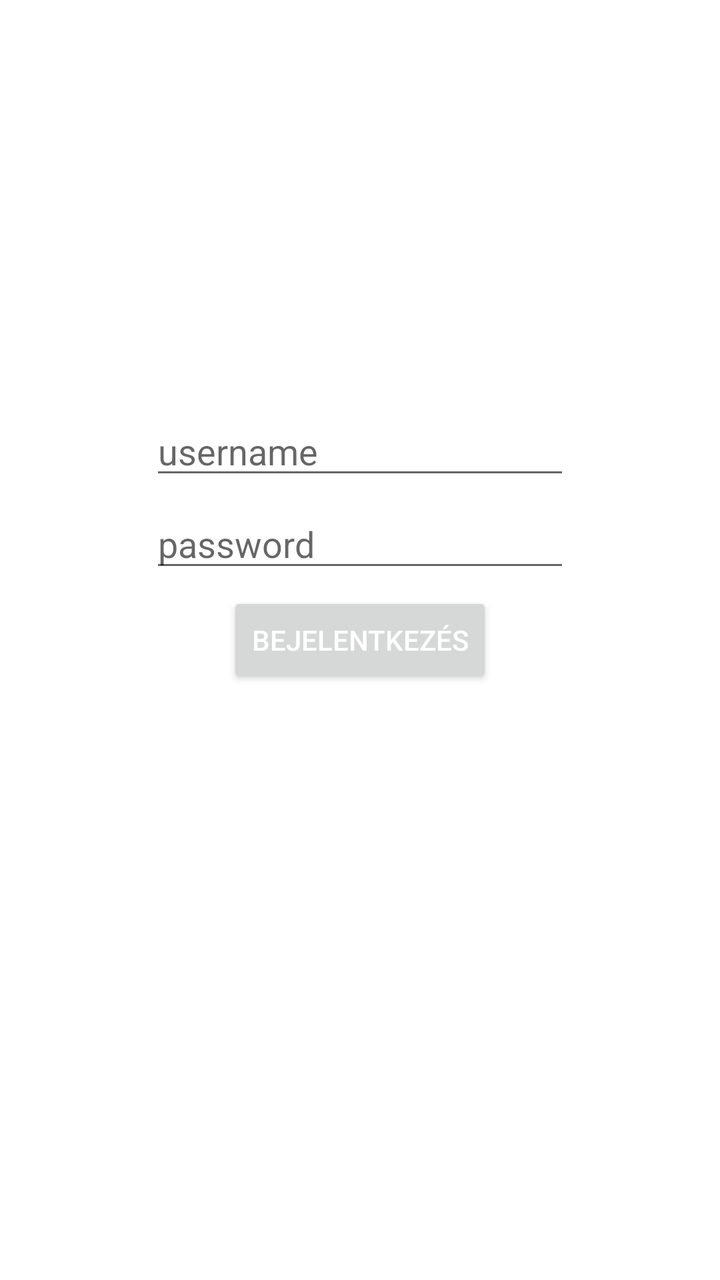
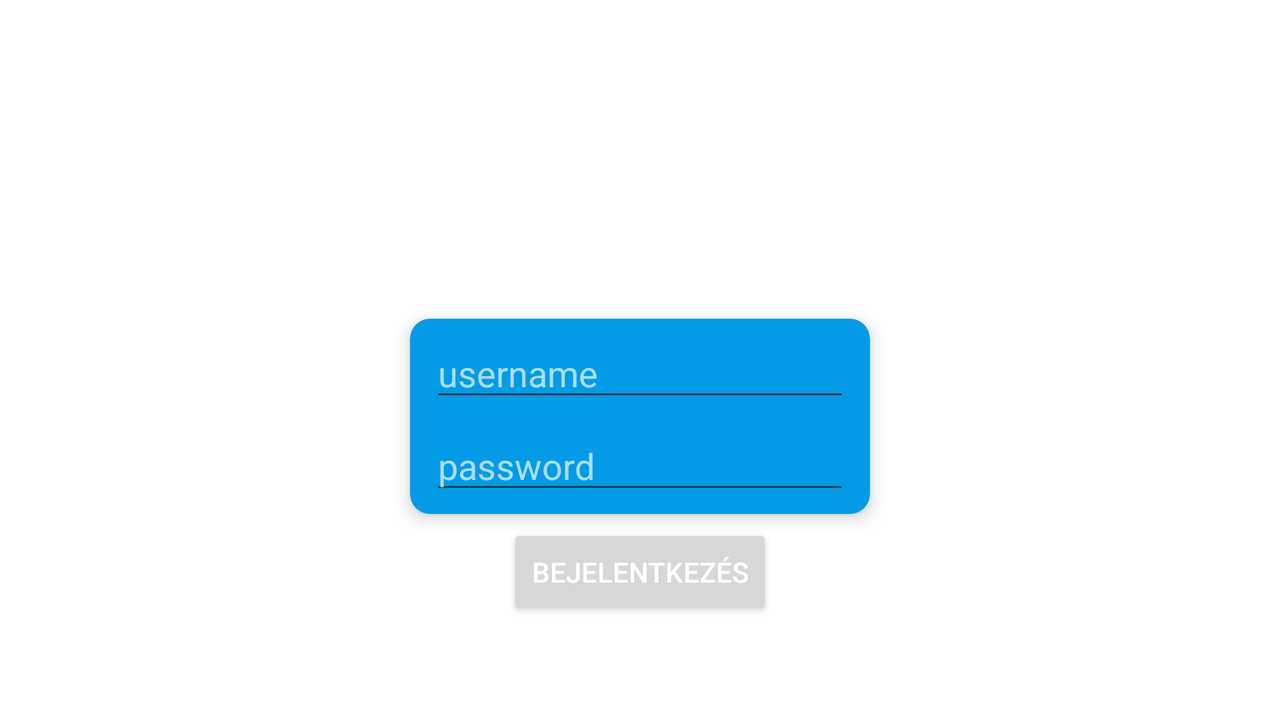

First picture: res/layout/ on a phone held upright. Second picture: the repository's own variant of that layout, on a device whose configuration matches the variant's folder. Source for both follows.
<!-- AndroidManifest.xml: application theme Theme.Allatsimogato -->
<!-- res/layout/activity_main.xml -->
<?xml version="1.0" encoding="utf-8"?>
<androidx.constraintlayout.widget.ConstraintLayout xmlns:android="http://schemas.android.com/apk/res/android"
    xmlns:app="http://schemas.android.com/apk/res-auto"
    xmlns:tools="http://schemas.android.com/tools"
    android:id="@+id/mainConstraintLayout"
    android:layout_width="match_parent"
    android:layout_height="match_parent"
    tools:context=".MainActivity">

    <EditText
        android:id="@+id/usernameTextView"
        android:layout_width="wrap_content"
        android:layout_height="wrap_content"
        android:layout_marginBottom="5dp"
        android:ems="10"
        android:hint="username"
        android:inputType="text"
        app:layout_constraintBottom_toTopOf="@+id/passwordTextView"
        app:layout_constraintEnd_toEndOf="parent"
        app:layout_constraintStart_toStartOf="parent" />

    <EditText
        android:id="@+id/passwordTextView"
        android:layout_width="wrap_content"
        android:layout_height="wrap_content"
        android:layout_marginBottom="5dp"
        android:ems="10"
        android:hint="password"
        android:inputType="textPassword"
        app:layout_constraintBottom_toTopOf="@+id/loginButton"
        app:layout_constraintEnd_toEndOf="parent"
        app:layout_constraintStart_toStartOf="parent" />

    <Button
        android:id="@+id/loginButton"
        android:layout_width="wrap_content"
        android:layout_height="wrap_content"
        android:onClick="onLoginButtonPressed"
        android:text="Bejelentkezés"
        android:textColor="#FFFFFF"
        app:layout_constraintBottom_toBottomOf="parent"
        app:layout_constraintEnd_toEndOf="parent"
        app:layout_constraintStart_toStartOf="parent"
        app:layout_constraintTop_toTopOf="parent" />
</androidx.constraintlayout.widget.ConstraintLayout>
<!-- resources referenced by this layout -->
<resources>
  <style name="Theme.Allatsimogato" parent="Theme.MaterialComponents.DayNight.DarkActionBar">
          
          <item name="colorPrimary">@color/black</item>
          <item name="colorPrimaryVariant">@color/black</item>
          <item name="colorOnPrimary">@color/white</item>
          
          <item name="colorSecondary">@color/gray</item>
          <item name="colorSecondaryVariant">@color/gray</item>
          <item name="colorOnSecondary">@color/black</item>
          
          <item name="android:statusBarColor" tools:targetApi="l">?attr/colorPrimaryVariant</item>
          
      </style>
  <color name="black">#FF000000</color>
  <color name="white">#FFFFFFFF</color>
  <color name="gray">#9E9E9E</color>
</resources>
<!-- res/layout-land/activity_main.xml (the author's variant of the layout above) -->
<!-- drawn on the phone turned sideways -->
<?xml version="1.0" encoding="utf-8"?>
<androidx.constraintlayout.widget.ConstraintLayout xmlns:android="http://schemas.android.com/apk/res/android"
    xmlns:app="http://schemas.android.com/apk/res-auto"
    xmlns:tools="http://schemas.android.com/tools"
    android:id="@+id/mainConstraintLayout"
    android:layout_width="match_parent"
    android:layout_height="match_parent"
    tools:context=".MainActivity">

    <androidx.cardview.widget.CardView
        android:id="@+id/userPassCardView"
        android:layout_width="wrap_content"
        android:layout_height="wrap_content"
        android:layout_marginBottom="5dp"
        app:cardBackgroundColor="@color/light_blue_600"
        app:cardCornerRadius="10dp"
        app:cardElevation="5dp"
        app:layout_constraintBottom_toTopOf="@+id/loginButton"
        app:layout_constraintEnd_toEndOf="parent"
        app:layout_constraintStart_toStartOf="parent">

        <androidx.constraintlayout.widget.ConstraintLayout
            android:id="@+id/userPassConstraintLayout"
            android:layout_width="match_parent"
            android:layout_height="match_parent">

            <EditText
                android:id="@+id/usernameTextView"
                android:layout_width="wrap_content"
                android:layout_height="wrap_content"
                android:layout_marginTop="5dp"
                android:layout_marginBottom="5dp"
                android:ems="10"
                android:hint="username"
                android:inputType="text"
                android:textColor="#FFFFFF"
                android:textColorHint="#A9FFFFFF"
                app:layout_constraintBottom_toTopOf="@id/passwordTextView"
                app:layout_constraintEnd_toEndOf="@+id/passwordTextView"
                app:layout_constraintStart_toStartOf="@+id/passwordTextView"
                app:layout_constraintTop_toTopOf="parent" />

            <EditText
                android:id="@+id/passwordTextView"
                android:layout_width="wrap_content"
                android:layout_height="wrap_content"
                android:layout_marginStart="10dp"
                android:layout_marginEnd="10dp"
                android:layout_marginBottom="5dp"
                android:ems="10"
                android:hint="password"
                android:inputType="textPassword"
                android:textColor="#FFFFFF"
                android:textColorHint="#A9FFFFFF"
                app:layout_constraintBottom_toBottomOf="parent"
                app:layout_constraintEnd_toEndOf="parent"
                app:layout_constraintStart_toStartOf="parent" />

        </androidx.constraintlayout.widget.ConstraintLayout>
    </androidx.cardview.widget.CardView>

    <Button
        android:id="@+id/loginButton"
        android:layout_width="wrap_content"
        android:layout_height="wrap_content"
        android:layout_marginBottom="50dp"
        android:onClick="onLoginButtonPressed"
        android:text="Bejelentkezés"
        android:textColor="#FFFFFF"
        app:cornerRadius="10dp"
        app:layout_constraintBottom_toBottomOf="parent"
        app:layout_constraintEnd_toEndOf="parent"
        app:layout_constraintStart_toStartOf="parent" />
</androidx.constraintlayout.widget.ConstraintLayout>
<!-- resources referenced by the variant -->
<!-- as the phone turned sideways resolves them -->
<resources>
  <color name="light_blue_600">#FF039BE5</color>
  <style name="Theme.Allatsimogato" parent="Theme.MaterialComponents.DayNight.DarkActionBar">
          
          <item name="colorPrimary">@color/black</item>
          <item name="colorPrimaryVariant">@color/black</item>
          <item name="colorOnPrimary">@color/white</item>
          
          <item name="colorSecondary">@color/gray</item>
          <item name="colorSecondaryVariant">@color/gray</item>
          <item name="colorOnSecondary">@color/black</item>
          
          <item name="android:statusBarColor" tools:targetApi="l">?attr/colorPrimaryVariant</item>
          
      </style>
  <color name="black">#FF000000</color>
  <color name="white">#FFFFFFFF</color>
  <color name="gray">#9E9E9E</color>
</resources>
